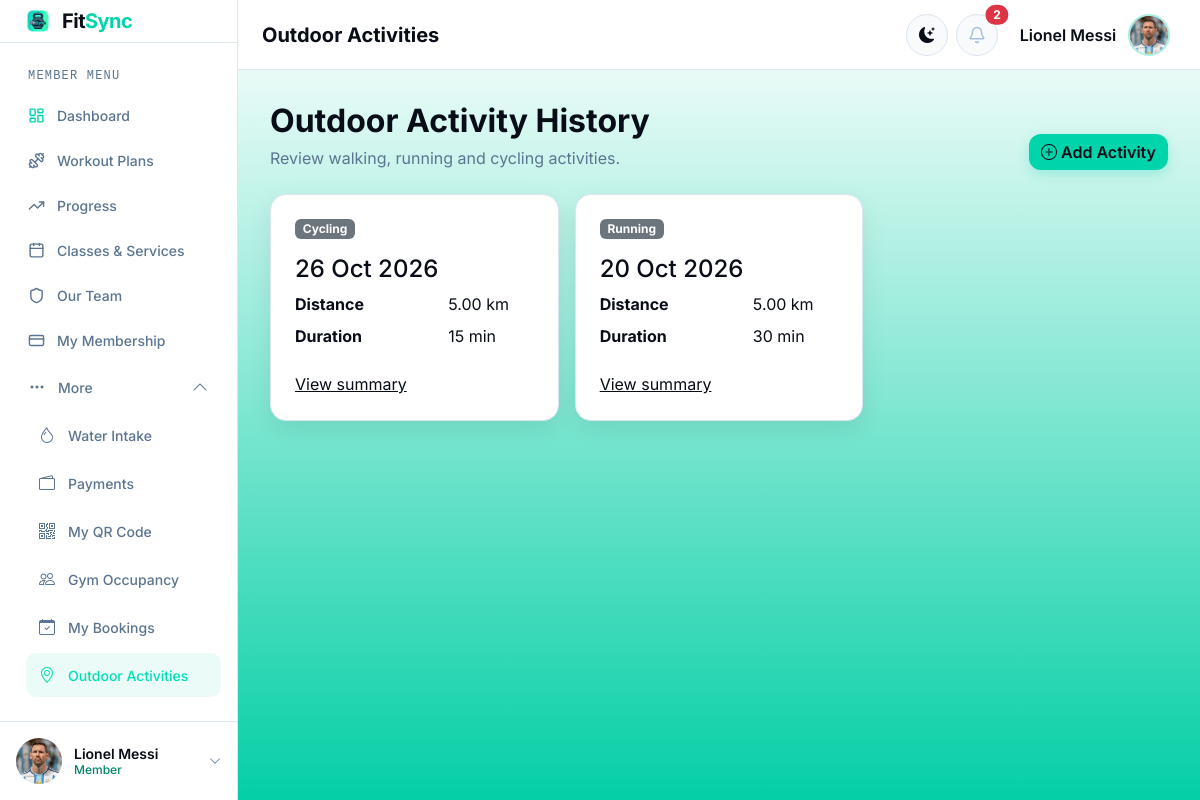
/activities/ (signed in), run on the app's committed database.
### gym/models.py (models this page shows, shortened)
class User(AbstractUser):
    class Role(models.TextChoices):
        MEMBER = ("MEMBER", "Member")
        STAFF = ("STAFF", "Staff")
        COACH = ("COACH", "Coach")
        ADMIN = ("ADMIN", "Admin")
    email = models.EmailField(unique=True)
    role = models.CharField(max_length=20, choices=Role.choices, default=Role.MEMBER)
    class Meta:
        db_table = "accounts_user"

class MemberProfile(models.Model):
    user = models.OneToOneField(
        settings.AUTH_USER_MODEL,
        on_delete=models.CASCADE,
        related_name="member_profile",
    )
    profile_picture = models.ImageField(
        upload_to="profile_pics/", blank=True, null=True
    )
    avatar_static_path = models.CharField(max_length=255, blank=True)
    @property
    def avatar_url(self):
        from django.templatetags.static import static
        if self.profile_picture:
            return self.profile_picture.url
        return static(self.avatar_static_path) if self.avatar_static_path else ""
    phone = models.CharField(max_length=30, blank=True)
    date_of_birth = models.DateField(blank=True, null=True)
    emergency_contact = models.CharField(max_length=100, blank=True)
    age = models.PositiveSmallIntegerField(blank=True, null=True)
    height_cm = models.PositiveIntegerField(blank=True, null=True)
    current_weight_kg = models.DecimalField(
        max_digits=5, decimal_places=2, blank=True, null=True
    )
    target_weight_kg = models.DecimalField(
        max_digits=5, decimal_places=2, blank=True, null=True
    )
    fitness_goal = models.CharField(max_length=200, blank=True)
    medical_notes = models.TextField(blank=True)
    class Meta:
        db_table = "accounts_memberprofile"

class OutdoorActivity(models.Model):
    ACTIVITY_CHOICES = [
        ("walking", "Walking"),
        ("running", "Running"),
        ("cycling", "Cycling"),
    ]
    member = models.ForeignKey(
        settings.AUTH_USER_MODEL,
        on_delete=models.CASCADE,
        related_name="outdoor_activities",
    )
    activity_type = models.CharField(max_length=20, choices=ACTIVITY_CHOICES)
    date = models.DateField()
    distance_km = models.DecimalField(max_digits=6, decimal_places=2)
    duration_minutes = models.PositiveIntegerField()
    class Meta:
        ordering = ["-date"]
        db_table = "activities_outdooractivity"

### gym/views.py (the view)
# urls.py: path("", views.activity_list, name="activity_list"),
@member_required
def activity_list(request):
    activities = OutdoorActivity.objects.filter(member=request.user)
    return render(
        request,
        "member/outdoor_activities.html",
        {"activities": activities, "active_sidebar": "activities"},
    )

### gym/context_processors.py (called while the page is built)
def notification_menu(request):
    if not request.user.is_authenticated:
        return {}
    unread = Notification.objects.filter(recipient=request.user, is_read=False)
    today = timezone.localdate()
    notices = Notice.objects.filter(is_active=True, publish_date__lte=today).filter(
        expires_on__isnull=True
    ) | Notice.objects.filter(
        is_active=True, publish_date__lte=today, expires_on__gte=today
    )
    return {
        "notification_menu_items": unread[:5],
        "unread_notification_count": unread.count(),
        "active_gym_notices": notices.distinct()[:3],
    }

### gym/permissions.py (called while the page is built)
def role_required(*allowed_roles):
    def decorator(view_function):
        @wraps(view_function)
        @login_required
        def wrapped_view(request, *args, **kwargs):
            if not request.user.is_active:
                logout(request)
                messages.error(request, "Your account is inactive.")
                return redirect("accounts:login")
            if request.user.is_superuser or request.user.role in allowed_roles:
                return view_function(request, *args, **kwargs)
            return render(request, "shared/access_denied.html", status=403)
        return wrapped_view
    return decorator

### templates/member/outdoor_activities.html (shortened to what this page needs)
{% extends "layouts/member_base.html" %}
{% block dashboard_heading %}Outdoor Activities{% endblock %}
{% block dashboard_content %}
<div class="d-flex flex-wrap justify-content-between align-items-end gap-3 mb-4"><div class="page-heading mb-0"><h1>Outdoor Activity History</h1><p>Review walking, running and cycling activities.</p></div><a class="btn btn-primary-fitsync" href="{% url 'activities:add_activity' %}"><i class="bi bi-plus-circle me-1"></i>Add Activity</a></div>
<div class="row g-3">
{% for activity in activities %}<div class="col-md-6 col-xl-4"><div class="card p-4 h-100"><span class="badge text-bg-secondary align-self-start">{{ activity.get_activity_type_display }}</span><h2 class="h4 mt-3">{{ activity.date|date:"d M Y" }}</h2><dl class="row mb-3"><dt class="col-7">Distance</dt><dd class="col-5">{{ activity.distance_km }} km</dd><dt class="col-7">Duration</dt><dd class="col-5">{{ activity.duration_minutes }} min</dd></dl><a href="{% url 'activities:activity_detail' activity.id %}">View summary</a></div></div>
{% empty %}<div class="col-12"><div class="card p-5 text-center"><h2 class="h4">No outdoor activities yet</h2><p class="text-body-secondary">Add your first activity to begin your history.</p></div></div>{% endfor %}
</div>
{% endblock %}

### templates/includes/sidebar_user.html (shortened to what this page needs)
{% load static %}
<link rel="stylesheet" href="{% static 'css/sidebar-user.css' %}?v=1">
{% with user=request.user %}
<div class="sidebar-user dropup">
    <button
        id="sidebarUserToggle"
        class="sidebar-user-toggle"
        type="button"
        data-bs-toggle="dropdown"
        data-bs-display="static"
        aria-expanded="false"
        aria-label="Open account menu"
    >
        {% if user.member_profile.avatar_url %}
            <img src="{{ user.member_profile.avatar_url }}" alt="" class="sidebar-user-avatar">
        {% elif user.coach_profile.photo_url %}
            <img src="{{ user.coach_profile.photo_url }}" alt="" class="sidebar-user-avatar">
        {% else %}
            <span class="sidebar-user-avatar sidebar-user-initials" aria-hidden="true">
                {% if user.first_name or user.last_name %}{{ user.first_name|slice:":1"|upper }}{{ user.last_name|slice:":1"|upper }}{% else %}{{ user.username|slice:":1"|upper }}{% endif %}
            </span>
        {% endif %}
        <span class="sidebar-user-text">
            <span class="sidebar-user-name">{{ user.get_full_name|default:user.username }}</span>
            <span class="sidebar-user-role">{{ user.get_role_display }}</span>
        </span>
        <i class="bi bi-chevron-up sidebar-user-chevron" aria-hidden="true"></i>
    </button>
</div>
{% endwith %}

### templates/includes/dashboard_topbar_actions.html (shortened to what this page needs)
{% load static %}
<div class="dashboard-topbar-actions d-flex align-items-center gap-2">
    <button class="btn theme-toggle" type="button" data-theme-toggle aria-label="Switch to dark mode" title="Switch theme">
        <i class="bi bi-moon-stars" data-theme-icon aria-hidden="true"></i>
    </button>
    <div class="dropdown">
        <button class="btn notification-toggle position-relative" type="button" data-bs-toggle="dropdown" aria-expanded="false" aria-label="Notifications">
            {% if request.user.role == "MEMBER" %}
                <img src="{% static 'img/member-dashboard/bell.svg' %}" alt="">
            {% else %}
                <i class="bi bi-bell" aria-hidden="true"></i>
            {% endif %}
            {% if unread_notification_count %}<span class="position-absolute top-0 start-100 translate-middle badge rounded-pill text-bg-danger">{{ unread_notification_count }}</span>{% endif %}
        </button>
    </div>
    <div class="dropdown">
        <button class="navbar-account-toggle dashboard-account-toggle" type="button" data-bs-toggle="dropdown" aria-expanded="false">
            <span class="navbar-account-name">{{ request.user.get_full_name|default:request.user.username }}</span>
            {% if request.user.member_profile.avatar_url %}
                <img class="navbar-account-avatar" src="{{ request.user.member_profile.avatar_url }}" alt="">
            {% elif request.user.coach_profile.photo_url %}
                <img class="navbar-account-avatar" src="{{ request.user.coach_profile.photo_url }}" alt="">
            {% else %}
                <span class="navbar-account-avatar navbar-account-initials" aria-hidden="true">
                    {% if request.user.first_name or request.user.last_name %}{{ request.user.first_name|slice:":1"|upper }}{{ request.user.last_name|slice:":1"|upper }}{% else %}{{ request.user.username|slice:":1"|upper }}{% endif %}
                </span>
            {% endif %}
        </button>
    </div>
</div>

### static/css/base.css (style rules this page uses)
:root { --bg-color: #f4f7fb; --surface-color: #ffffff; --surface-soft: #f8fafc; --text-color: #080d17; --muted-color: #5b748f; --border-color: #dbe5f0; --primary-color: #00d4aa; --primary-strong: #00ad8a; --danger-color: #dc3545; --navbar-color: #ffffff; --sidebar-color: #07152d; --footer-color: #ffffff; --shadow-color: rgba(8, 13, 23, 0.08); --radius-sm: 10px; --radius-md: 12px; --radius-lg: 16px; --sidebar-width: 238px; --topbar-height: 70px; }
html[data-theme="light"] { color-scheme: light; --bg-color: #f4f7fb; --surface-color: #ffffff; --text-color: #080d17; --muted-color: #5b748f; --border-color: #dbe5f0; --navbar-color: #ffffff; --sidebar-color: #ffffff; --footer-color: #ffffff; --shadow-color: rgba(8, 13, 23, 0.08); --page-gradient: linear-gradient(to bottom, #ffffff, #04cfa6); --member-sidebar-background: #ffffff; --member-sidebar-border: #dbe5f0; --member-sidebar-text: #080d17; --member-sidebar-muted: #5b748f; --member-sidebar-accent: #00876c; }
*, *::before, *::after { box-sizing: border-box; }
html, body { min-height: 100%; }
body { min-height: 100vh; margin: 0; background: var(--page-gradient); color: var(--text-color); font-family: "Inter", system-ui, -apple-system, BlinkMacSystemFont, "Segoe UI", sans-serif; transition: background-color 160ms ease, color 160ms ease; }
h1, h2, h3, h4, h5, h6, .fitsync-brand { font-family: "Inter", sans-serif; }
a { color: inherit; }
.navbar-account-toggle { display: inline-flex; min-height: 46px; align-items: center; gap: 0.75rem; padding: 0.25rem 0.3rem 0.25rem 0.8rem; color: var(--text-color); background: transparent; border: 1px solid transparent; border-radius: 999px; }
.navbar-account-name { max-width: 150px; overflow: hidden; font-weight: 600; white-space: nowrap; text-overflow: ellipsis; }
.navbar-account-avatar { width: 42px; height: 42px; flex: 0 0 42px; border: 2px solid rgba(0, 212, 170, 0.35); border-radius: 50%; object-fit: cover; object-position: center top; }
.theme-toggle, .notification-toggle, .sidebar-toggle { display: inline-grid; width: 42px; height: 42px; place-items: center; padding: 0; color: var(--text-color); background: var(--surface-soft); border: 1px solid var(--border-color); border-radius: 50%; }
.member-dashboard-sidebar .sidebar-user { padding: 8px; border-color: var(--member-sidebar-border); }
.member-dashboard-sidebar .sidebar-user-avatar { width: 46px; height: 46px; flex-basis: 46px; border-radius: 50%; }
.member-dashboard-sidebar .sidebar-user-name { color: var(--member-sidebar-text) !important; }
.member-dashboard-sidebar .sidebar-user-role { color: var(--member-sidebar-accent); }
.member-dashboard-sidebar .sidebar-user-chevron { color: var(--member-sidebar-muted); }
.btn-primary-fitsync { color: #080d17; background: var(--primary-color); border: 0; border-radius: var(--radius-md); box-shadow: 0 4px 12px rgba(0, 212, 170, 0.25); font-weight: 600; }
.card, .summary-card, .empty-state, .confirmation-state, .error-state { color: var(--text-color); background: var(--surface-color); border: 1px solid var(--border-color); border-radius: var(--radius-lg); box-shadow: 0 8px 24px var(--shadow-color); }
.dashboard-topbar-actions { min-width: 0; }
.dashboard-account-toggle { min-height: 48px; }
.page-heading { margin-bottom: 1.5rem; }
.page-heading h1 { margin-bottom: 0.35rem; font-size: 2rem; font-weight: 700; }
.page-heading p { margin: 0; color: var(--muted-color); }
body.dashboard-body { height: 100vh; min-height: 100vh; overflow: hidden; }

### static/css/sidebar-user.css (style rules this page uses)
.sidebar-user { position: relative; margin-top: auto; padding: 12px; border-top: 1px solid var(--border-color); }
.sidebar-user-toggle { display: flex; width: 100%; align-items: center; gap: 12px; padding: 8px; color: var(--text-color); text-align: left; background: transparent; border: 0; border-radius: var(--radius-sm); transition: background-color 0.15s ease; cursor: pointer; }
.sidebar-user-avatar { width: 40px; height: 40px; flex: 0 0 40px; border-radius: 8px; object-fit: cover; object-position: center top; }
.sidebar-user-text { display: flex; min-width: 0; flex: 1 1 auto; flex-direction: column; line-height: 1.25; }
.sidebar-user-name { overflow: hidden; color: var(--text-color); font-size: 0.875rem; font-weight: 600; white-space: nowrap; text-overflow: ellipsis; }
.sidebar-user-role { color: var(--primary-color); font-size: 0.75rem; font-weight: 500; }
.sidebar-user-chevron { color: var(--muted-color); font-size: 0.75rem; transform: rotate(180deg); transition: transform 0.2s ease; }

### data on the page
User: member_profile.avatar_url (picture), get_full_name "Lionel Messi", role "Member", user.get_full_name "Lionel Messi", user.member_profile.avatar_url (picture)
OutdoorActivity: activity_type "Cycling", date "26 Oct 2026", distance_km "5.00", duration_minutes "15"
OutdoorActivity: activity_type "Running", date "20 Oct 2026", distance_km "5.00", duration_minutes "30"

### other printed values
{{ unread_notification_count }} "2"
